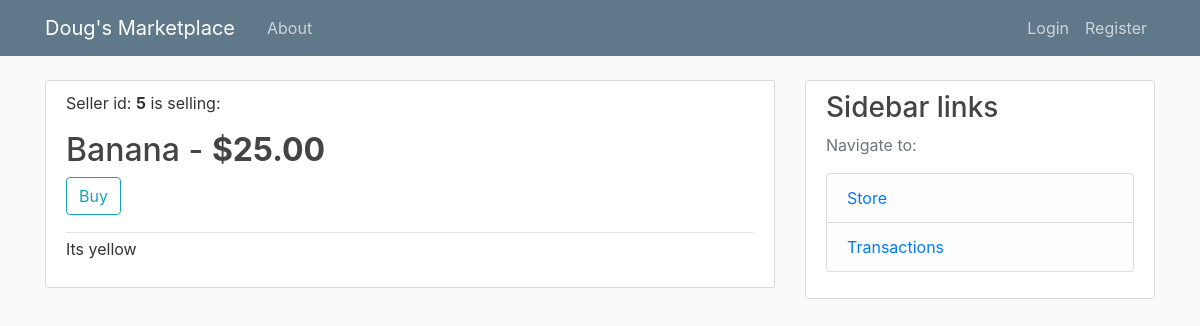
/store/, run on the app's committed database.
### users/models.py (models this page shows, shortened)
class Store(models.Model):
    sellerId = models.CharField(max_length=255)
    name = models.CharField(max_length=100)
    description = models.TextField()
    price = models.DecimalField(max_digits=6, decimal_places=2)
    author = models.ForeignKey(User, on_delete=models.CASCADE)

### users/views.py (the view)
# urls.py: path('store/', user_views.store, name='store'),
def store(request):
    context = {
        'posts': Store.objects.all(),
        'title': 'Store'
    }
    return render(request, 'users/store.html', context)

### users/templates/users/store.html (shortened to what this page needs)
{% extends "blog/base.html" %}
{% block content %}
    {% for post in posts %}
        <article class="media content-section">
          <div class="media-body">
            <div class="article-metadata">
              <p class="mr-2" href="#">Seller id: <b>{{ post.author.id }}</b> is selling:</p>
                <h2 class="article-title">{{ post.name }} - <b>${{ post.price }}</b></h2>
                <button class="btn btn-outline-info" type="submit">Buy</button>
            </div>
            <p class="article-content">{{ post.description }}</p>
          </div>
        </article>
    {% endfor %}
{%endblock content%}

### blog/static/blog/main.css (style rules this page uses)
body { background: #fafafa; color: #333333; margin-top: 5rem; }
h1, h2, h3, h4, h5, h6 { color: #444444; }
.content-section { background: #ffffff; padding: 10px 20px; border: 1px solid #dddddd; border-radius: 3px; margin-bottom: 20px; }
.article-title { color: #444444; }
.article-content { white-space: pre-line; }
.article-metadata { padding-bottom: 1px; margin-bottom: 4px; border-bottom: 1px solid #e3e3e3 }

### data on the page
Store: author.id "5", name "Banana", price "25.00", description "Its yellow"
